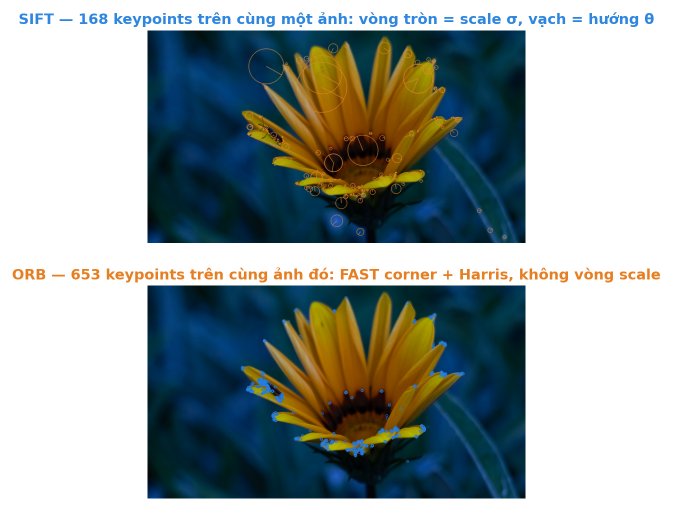
#> input picture assets/14_same_image_kp.png, 1345 x 1021 px, given in place of Blue_flower_by_Elena_Stravoravdi.jpg, which was not available (shown at 1/2 size)
$ python generate_assets.py   (older library calls are emulated)
#> lines starting #> are read from the running program, lines starting #| are printed output that depends on the picture; pictures that were not available may be replaced by others from this repository, and a replacement may not be noted
# -*- coding: utf-8 -*-
"""Sinh toàn bộ hình minh họa cho bộ slide SIFT & ORB.
Ảnh thật chạy từ OpenCV + sơ đồ matplotlib. Chạy: .venv/bin/python scripts/generate_assets.py
"""
import os
import cv2
import numpy as np
import matplotlib
matplotlib.use("Agg")
import matplotlib.pyplot as plt
from matplotlib.patches import Circle, FancyArrowPatch, Rectangle

OUT = os.path.join(os.path.dirname(os.path.dirname(os.path.abspath(__file__))), "assets")
os.makedirs(OUT, exist_ok=True)
ROOT = os.path.dirname(OUT)
HTML_DIR = os.path.join(ROOT, "sift-orb-html")
HTML_IMG = os.path.join(HTML_DIR, "img")
os.makedirs(HTML_IMG, exist_ok=True)

NAVY = "#0F2B46"; BLUE = "#2E86DE"; ORANGE = "#E67E22"; GREEN = "#0E9F6E"
RED = "#E02424"; GRAY = "#64748B"; LIGHT = "#F4F7FA"

plt.rcParams.update({
    "font.family": "DejaVu Sans",
    "font.size": 13,
    "axes.edgecolor": GRAY,
    "figure.facecolor": "white",
    "savefig.facecolor": "white",
})

rng = np.random.default_rng(42)

# ----------------------------------------------------------------素材
SRC = "/usr/share/backgrounds/Blue_flower_by_Elena_Stravoravdi.jpg"
img_color = cv2.imread(SRC)
#> img_color is the input picture: shape (1021, 1345, 3); mean B, G, R 158.9, 159.5, 149.5
img_color = cv2.resize(img_color, (1000, 563))
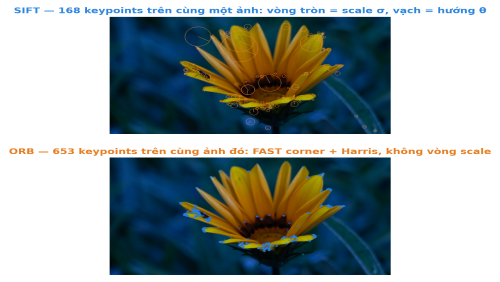
#> img_color: shape (563, 1000, 3) (shown at 1/2 size); mean B, G, R 158.9, 159.4, 149.5
img_gray = cv2.cvtColor(img_color, cv2.COLOR_BGR2GRAY)

# Ảnh biến đổi: xoay 35°, thu nhỏ 72%, tăng sáng
def make_transformed(img, angle=35, scale=0.72, bright=30):
#> called with angle = 35, scale = 0.72, bright = 30
    h, w = img.shape[:2]
    M = cv2.getRotationMatrix2D((w / 2, h / 2), angle, scale)
    cos, sin = abs(M[0, 0]), abs(M[0, 1])
    nw, nh = int(h * sin + w * cos), int(h * cos + w * sin)
    M[0, 2] += nw / 2 - w / 2
    M[1, 2] += nh / 2 - h / 2
    out = cv2.warpAffine(img, M, (nw, nh), borderValue=(255, 255, 255))
    out = np.clip(out.astype(np.int16) + bright, 0, 255).astype(np.uint8)
    return out

img2_color = make_transformed(img_color)
img2_gray = cv2.cvtColor(img2_color, cv2.COLOR_BGR2GRAY)
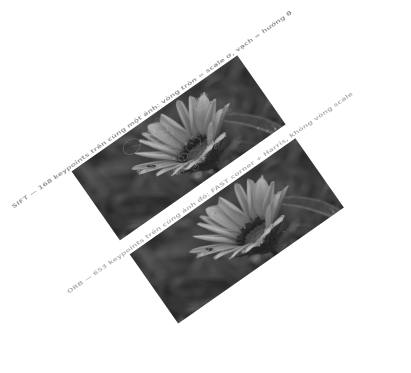
#> img2_gray: shape (745, 822) (shown at 1/2 size); min 30, max 255, mean 215.1
cv2.imwrite(os.path.join(OUT, "_img1.png"), img_color)
cv2.imwrite(os.path.join(OUT, "_img2.png"), img2_color)


def bgr2rgb(im):
    return cv2.cvtColor(im, cv2.COLOR_BGR2RGB)


def save(fig, name, dpi=160):
    path = os.path.join(OUT, name)
    fig.savefig(path, dpi=dpi, bbox_inches="tight", pad_inches=0.15)
    plt.close(fig)
    print("saved", name)


# ================================================================ 1. Pipeline tổng quan
def pipeline_diagram():
    fig, ax = plt.subplots(figsize=(13.5, 3.6))
    ax.set_xlim(0, 13.5); ax.set_ylim(0, 3.6); ax.axis("off")
    steps = [
        ("ẢNH ĐẦU VÀO", "Ảnh xám / video frame", GRAY),
        ("① DETECT", "Tìm keypoint:\ncorner, blob...\n(WHERE)", BLUE),
        ("② DESCRIBE", "Vector mô tả quanh\nmỗi keypoint\n(HOW IT LOOKS)", GREEN),
        ("③ MATCH", "So khớp vector giữa\ncác ảnh (distance)", ORANGE),
    ]
    x = 0.25
    from matplotlib.patches import FancyBboxPatch
    for i, (title, sub, c) in enumerate(steps):
        box = FancyBboxPatch((x, 1.15), 2.7, 1.55, boxstyle="round,pad=0.12",
                             fc=LIGHT, ec=c, lw=2.6)
        ax.add_patch(box)
        ax.text(x + 1.35, 2.32, title, ha="center", va="center",
                fontsize=15, fontweight="bold", color=c)
        ax.text(x + 1.35, 1.62, sub, ha="center", va="center", fontsize=11.5, color=NAVY)
        if i < 3:
            ax.annotate("", xy=(x + 3.35, 1.93), xytext=(x + 2.95, 1.93),
                        arrowprops=dict(arrowstyle="-|>", lw=3, color=NAVY))
        x += 3.35
    ax.annotate("SIFT: DoG + 128-D float        ORB: FAST + 256-bit binary",
                xy=(6.75, 0.62), ha="center", fontsize=12.5, color=GRAY, style="italic")
    save(fig, "00_pipeline.png")
#> in save, `fig.savefig(path, dpi=dpi, bbox_inches="tight", pad_inches=0.15)`:
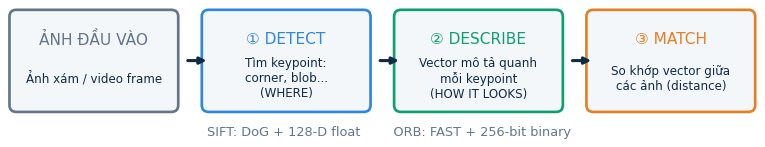
#> figure drawn by matplotlib, 1 panel


# ================================================================ 2. Feature concept: flat / edge / corner
def feature_concept():
    h, w = img_gray.shape
    crops = [
        ("Vùng PHẲNG (flat)\n→ không tìm lại được", (int(w*0.55), int(h*0.06), 120)),
        ("CẠNH (edge)\n→ vẫn mơ hồ khi dịch", (int(w*0.30), int(h*0.30), 120)),
        ("GÓC (corner)\n→ duy nhất, dễ nhận diện", (int(w*0.75), int(h*0.55), 120)),
    ]
    fig, axes = plt.subplots(1, 3, figsize=(13.5, 4.4))
    for ax, (label, (cx, cy, r)) in zip(axes, crops):
        x0, y0 = max(cx - r, 0), max(cy - r, 0)
        patch = img_gray[y0:y0 + 2*r, x0:x0 + 2*r]
        axes_img = ax.imshow(patch, cmap="gray")
        ax.set_title(label, fontsize=13, color=NAVY, fontweight="bold", pad=10)
        ax.axis("off")
#> this loop made 3 passes
#> pass 1, in feature_concept, `patch = img_gray[y0:y0 + 2*r, x0:x0 + 2*r]`:
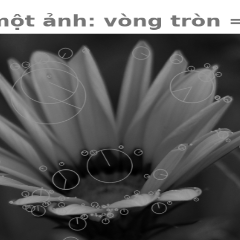
#> patch: shape (240, 240); min 0, max 255, mean 93.3
    fig.suptitle("Local feature = vùng nhỏ có thể « tái định danh » duy nhất trong ảnh",
                 fontsize=15, color=NAVY, y=1.04)
    save(fig, "01_feature_concept.png")


# ================================================================ 3. Gaussian pyramid + DoG thật
def gaussian_dog():
    k = np.sqrt(2)
    sigmas = [1.6, 1.6*k, 1.6*k**2, 1.6*k**3]
    blurred, dog = [], []
    prev = None
    for s in sigmas:
        b = cv2.GaussianBlur(img_gray, (0, 0), s)
        blurred.append(b)
        if prev is not None:
            d = cv2.subtract(prev, b)
            d = cv2.normalize(d, None, 0, 255, cv2.NORM_MINMAX)
            dog.append(d)
        prev = b
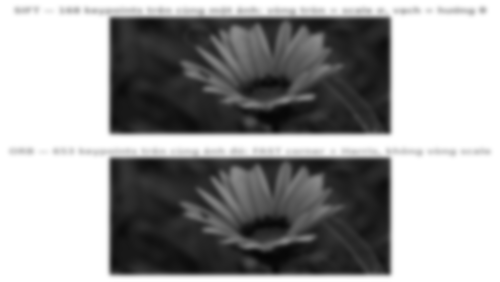
#> prev: shape (563, 1000) (shown at 1/2 size); min 5, max 255, mean 156.4
#> after the loop, blurred = 4 items; dog = 3 items

    fig, axes = plt.subplots(2, 4, figsize=(13.8, 6.2))
    crop = (slice(80, 400), slice(280, 760))  # vùng giàu chi tiết
    for i, (b, s) in enumerate(zip(blurred, sigmas)):
        axes[0, i].imshow(b[crop], cmap="gray")
        axes[0, i].set_title(f"Gaussian σ = {s:.2f}", fontsize=13, color=BLUE, fontweight="bold")
        axes[0, i].axis("off")
#> this loop made 4 passes
#> s on passes 1 to 4: 1.6, 2.26, 3.2, 4.53
    for i, d in enumerate(dog):
        axes[1, i].imshow(d[crop], cmap="seismic")
        axes[1, i + 1].set_title("", fontsize=10)
        axes[1, i].set_title(f"DoG (kσ) − (σ)", fontsize=13, color=RED, fontweight="bold")
        axes[1, i].axis("off")
    axes[1, 3].axis("off")
    axes[1, 3].text(0.5, 0.5, "DoG ≈ xấp xỉ\nLoG (Laplacian of Gaussian)\n→ tìm blob ở nhiều tỉ lệ",
                    ha="center", va="center", fontsize=13, color=NAVY,
                    bbox=dict(boxstyle="round,pad=0.6", fc=LIGHT, ec=BLUE, lw=2))
    save(fig, "02_gaussian_dog.png")
#> call 3 of save, with name = '02_gaussian_dog.png', dpi = 160
#> in save (call 3), `fig.savefig(path, dpi=dpi, bbox_inches="tight", pad_inches=0.15)`:
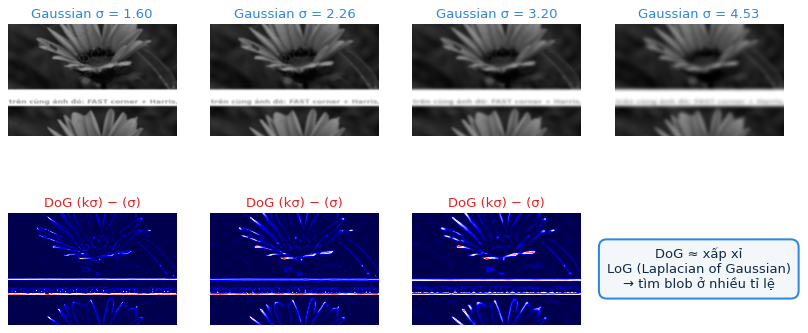
#> figure drawn by matplotlib, 7 panels


# ================================================================ 4. Schematic scale-space octaves
def octaves_diagram():
    # Ghép ảnh thật thành 3 nhóm octave, mỗi nhóm 3 mức σ (ảnh nhỏ dần)
    groups = []
    base = img_gray
    for oi in range(3):
        levels = []
        im = base
        for li in range(3):
            disp = cv2.resize(im, (170 >> li, 96 >> li)) if li else cv2.resize(im, (170, 96))
            levels.append(disp)
            im = cv2.pyrDown(im)
        groups.append(levels)
        base = cv2.pyrDown(base)
#> this loop made 3 passes
#> pass 3, in octaves_diagram, `base = cv2.pyrDown(base)`:
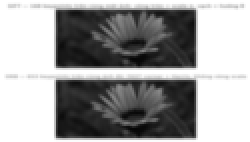
#> base: shape (71, 125) (shown 2 times larger); min 6, max 255, mean 157.3
#> after the loop, groups = 3 items

    W, H, GAP, GGRP = 170, 96, 14, 40
    PH, PW = 260, 3*W + 2*GAP + 2*GGRP + 170
    canvas = np.full((PH, PW), 245, dtype=np.uint8)
    fig, ax = plt.subplots(figsize=(13.0, 4.9))
    ax.imshow(canvas, cmap="gray", vmin=0, vmax=255)
    for oi, levels in enumerate(groups):
        gx0 = GGRP + oi * (W + 2*GAP + GGRP)
        # tiêu đề octave phía trên
        ax.text(gx0 + (W + 2*GAP + W/2)/2, 40, f"Octave {oi}",
                ha="center", va="center", fontsize=16, fontweight="bold", color=NAVY)
        ax.text(gx0 + (W + 2*GAP + W/2)/2, 62, f"ảnh thu nhỏ 2^{oi}×\nσ tăng dần (k = √2)",
                ha="center", va="center", fontsize=10, color=GRAY)
        for li, lv in enumerate(levels):
            h, w = lv.shape
            y0 = 80 + (96 - h)
            x0 = gx0 + li * (W//3 + GAP - 8)
            canvas_fig = ax.imshow(lv, cmap="gray", extent=[x0, x0 + w, y0, y0 + h],
                                   vmin=0, vmax=255, zorder=2)
        if oi < 2:
            ax.annotate("", xy=(gx0 + W + 2*GAP + GGRP + W/2 + W/3 - 12, 128),
                        xytext=(gx0 + W + 2*GAP + GGRP + W/2 - 12, 128),
                        arrowprops=dict(arrowstyle="-|>", lw=2.8, color=ORANGE), zorder=5)
#> this loop made 3 passes
#> gx0 on passes 1 to 3: 40, 278, 516
#> (the rest of the program and of its run is left out)
